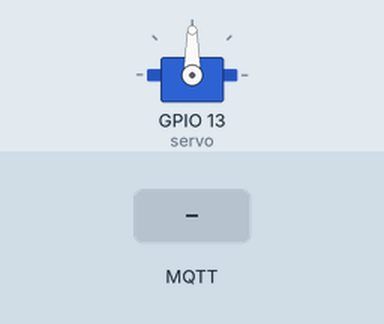
Simulated run of this sketch. Board: ESP32. On the bench: servo. The inputs (shaded band) are chosen by the test bench. WiFi joins after 1.5 s; servers stay silent unless stated; no MQTT or app messages arrive unless stated; what the sketch prints to the serial monitor is not drawn.

Above: at 2.7 s.
2.8 s: MQTT message "OPEN" arrives on the first subscribed topic
At 3.05 s:
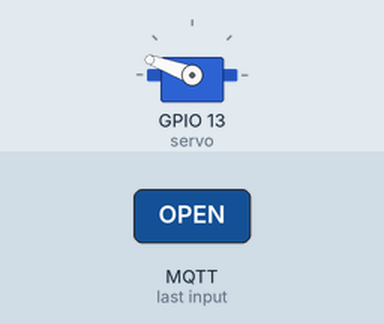
4.8 s: MQTT message "CLOSE" arrives on the first subscribed topic
At 5.05 s:
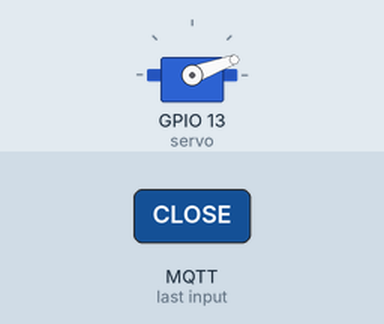
Timing chart, 0 to 7.8 s (numbered marks = the images above; inputs shaded):
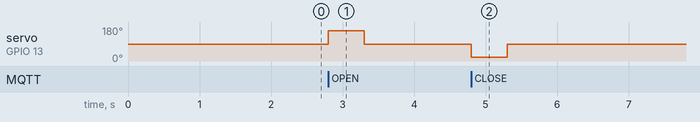

Measured:
- after the input at 2.8 s, servo on GPIO 13 (servo): 90° → 160° at once, → 90° 0.50 s later
- after the input at 4.8 s, servo on GPIO 13 (servo): 90° → 20° at once, → 90° 0.50 s later

The sketch:

MQTT_Shutter.ino
```cpp
#include <WiFi.h>
#include <PubSubClient.h>
#include <Servo.h>

/************ WIFI and MQTT INFORMATION (CHANGE THESE FOR YOUR SETUP) ******************/
#define wifi_ssid "" //enter your WIFI SSID
#define wifi_password "" //enter your WIFI Password

#define mqtt_server "192.168.XXX.XXX" // mqtt server
#define mqtt_user "" //enter your MQTT username if needed
#define mqtt_password "" //enter your password if needed

#define delayActive 500
/*************************************************************************************/

/************************************VARIABLE SETUP***********************************/
WiFiClient espClient;
PubSubClient client(espClient);
Servo servo;

/************************************* VOID SETUP ****************************************/
void setup() {
  Serial.begin(115200);

  setup_wifi();

  client.setServer(mqtt_server, 1883); //CHANGE PORT HERE IF NEEDED
  client.setCallback(callback);
  servo.attach(13);

}
/*************************************************************************************/

/******************************** VOID WIFI SETUP *************************************/
void setup_wifi() {

  delay(10);
  Serial.println();
  Serial.print("Connecting to ");
  Serial.println(wifi_ssid);

  WiFi.mode(WIFI_STA);
  WiFi.begin(wifi_ssid, wifi_password);

  while (WiFi.status() != WL_CONNECTED) {
    delay(500);
    Serial.print(".");
  }

  Serial.println("");
  Serial.println("WiFi connected");
  Serial.println("IP address: ");
  Serial.println(WiFi.localIP());
}
/*************************************************************************************/

/*********************************** IMPORTANT LOOP **********************************/

void callback(char* topic, byte* payload, unsigned int length) {
  char p[length + 1];
  memcpy(p, payload, length);
  p[length] = NULL;
  String message(p);
  String mytopic(topic);

  if (message.equals("OPEN")) {
    Serial.println("OPEN");
    servo.write(160);
    delay(delayActive);
    servo.write(90);
  }

  else if (message.equalsIgnoreCase("MIDDLE")) {
    Serial.println("MIDDLE");
    servo.write(90);
    delay(delayActive);
  }

  else if (message.equalsIgnoreCase("CLOSE")) {
    Serial.println("CLOSE");
    servo.write(20);
    delay(delayActive);
    servo.write(90);
  }

}
/*************************************************************************************/

/******************************** VOID LOOP ******************************************/
void loop() {

  if (!client.connected()) {
    reconnect();
  }

  client.loop();
}

/*************************************************************************************/

/***********************************VOID RECONNECT ***********************************/

void reconnect() {
  // Loop until we're reconnected
  while (!client.connected()) {
    Serial.print("Attempting MQTT connection...");
    // Attempt to connect
    if (client.connect("ESPSwitchChambre", mqtt_user, mqtt_password)) {
      Serial.println("connected");
      client.subscribe("Shutter");

    } else {
      Serial.print("failed, rc=");
      // Serial.print(client.state());
      Serial.println(" try again in 5 seconds");
      // Wait 5 seconds before retrying
      delay(5000);
    }

  }
}
```
